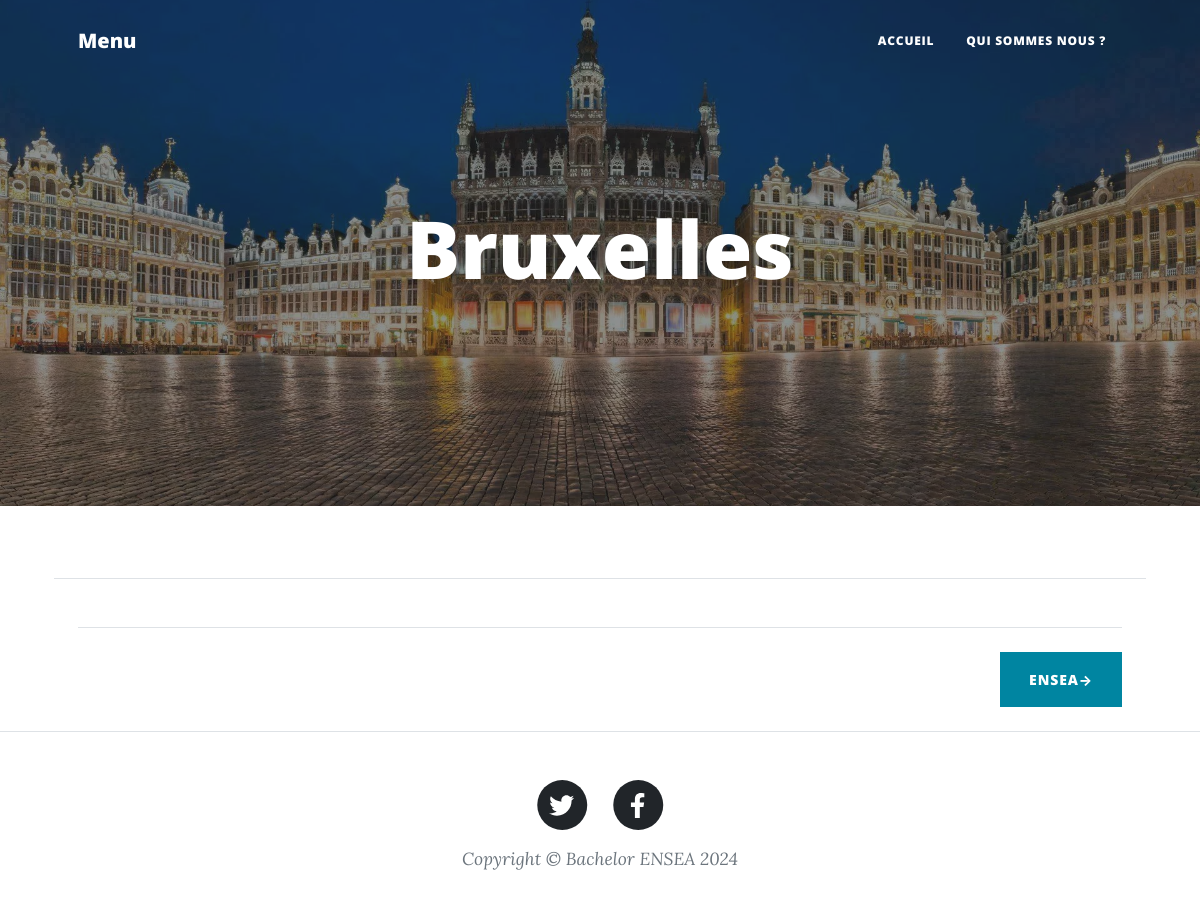
The app's page /, older data.
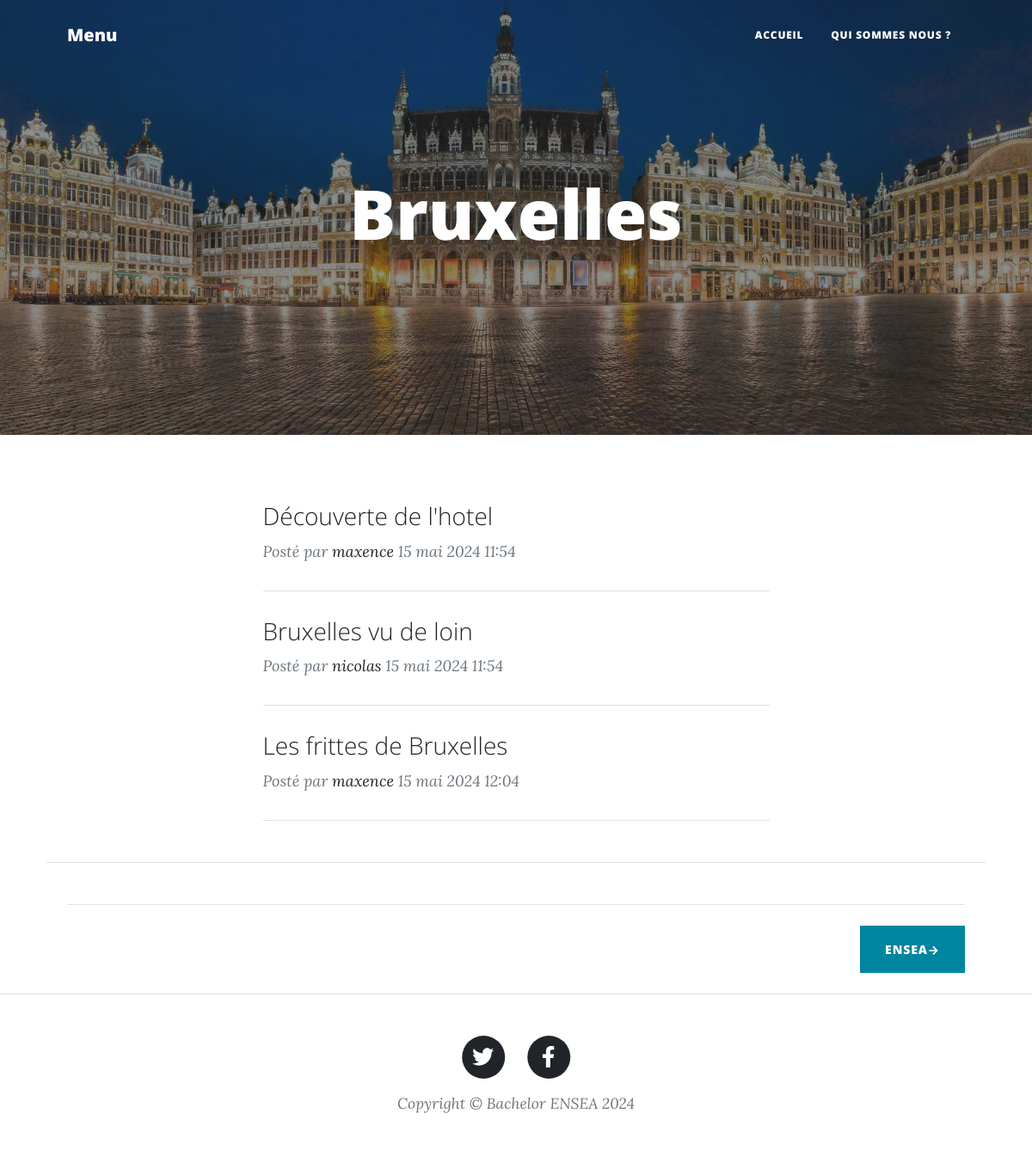
The same page, newer data.
### bachelor_projects/models.py (models this page shows)
class Article(models.Model):
    author = models.ForeignKey(settings.AUTH_USER_MODEL, on_delete=models.CASCADE)
    headline = models.CharField(max_length=30, default="")
    title = models.CharField(max_length=200)
    text = models.TextField()
    created_date = models.DateTimeField(default=timezone.now)
    image = models.ImageField(upload_to='images/', default="NULL")

### bachelor_projects/views.py (the view)
# urls.py: path('', views.index, name='index'),
def index(request):
    articles = Article.objects.all()
    for article in articles:
        print(article.title)
    return render(request, 'index.html', {'articles' : articles})

### bachelor_projects/templates/index.html (shortened to what the changed rows need)
{% load static %}
<!DOCTYPE html>
<html lang="en">
    <head>
        <link href="{% static 'css/styles.css' %}" rel="stylesheet" />
    </head>
    <body>
        <header class="masthead" style="background-image: url('{% static '/assets/img/GPbruxelles.jpg' %}')">
            <div class="container position-relative px-4 px-lg-5">
                <div class="row gx-4 gx-lg-5 justify-content-center">
                    <div class="col-md-10 col-lg-8 col-xl-7">
                        <div class="site-heading">
                            <h1>Bruxelles</h1>
                        </div>
                    </div>
                </div>
            </div>
        </header>
        <div class="container px-4 px-lg-5">
            <div class="row gx-4 gx-lg-5 justify-content-center">
                <div class="col-md-10 col-lg-8 col-xl-7">
                    {% for article in articles %}
                            <div class="post-preview">
                                <a href="post/{{article.id}}"><h2 class="post-title">{{ article.headline }}</h2>
                                <h3 class="post-subtitle">{{ article.title }}</h3>
                                </a>
                                    <p class="post-meta">
                                        Posté par
                                        <a href="#!">{{ article.author }}</a>
                                        {{article.created_date}}
                                        </p>
                            </div>
                            <hr class="my-4" />
                    {% endfor %}
                    </div>
                    </div>
                </div>
    </body>
</html>

Row changes from the older to the newer data that the page shows:
added Article: title "Découverte de l'hotel", author "maxence", created_date "15 mai 2024 11:54"
added Article: title "Bruxelles vu de loin", author "nicolas", created_date "15 mai 2024 11:54"
added Article: title "Les frittes de Bruxelles", author "maxence", created_date "15 mai 2024 12:04"
